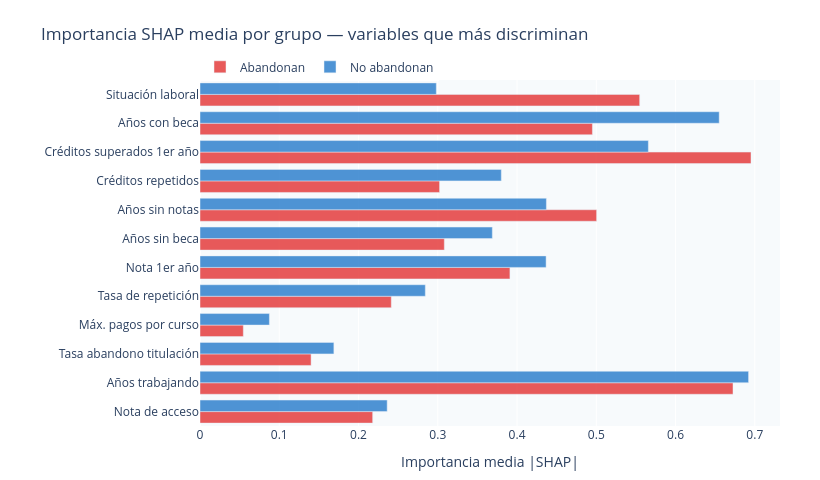

The code cell stored with this chart in its notebook:
### Code cell
# ============================================================
# CELDA 7: GRÁFICO 4 — IMPORTANCIA SHAP POR GRUPO
# Compara importancia media entre alumnos que abandonan
# vs no abandonan. Revela qué variables discriminan más.
# ============================================================
mask_ab  = y_true == 1
mask_nab = y_true == 0

imp_ab  = np.abs(shap_matrix[mask_ab]).mean(axis=0)
imp_nab = np.abs(shap_matrix[mask_nab]).mean(axis=0)

diff    = np.abs(imp_ab - imp_nab)
orden_diff  = np.argsort(diff)[::-1][:12]
labels_diff = [nombre_legible(feature_names[i]) for i in orden_diff]

fig_grupos = go.Figure()
fig_grupos.add_trace(go.Bar(
    y=labels_diff[::-1], x=imp_ab[orden_diff][::-1],
    orientation='h', name='Abandonan',
    marker_color='#e53e3e', opacity=0.85,
    hovertemplate='%{y}<br>Importancia SHAP: %{x:.4f}<extra>Abandonan</extra>',
))
fig_grupos.add_trace(go.Bar(
    y=labels_diff[::-1], x=imp_nab[orden_diff][::-1],
    orientation='h', name='No abandonan',
    marker_color='#3182ce', opacity=0.85,
    hovertemplate='%{y}<br>Importancia SHAP: %{x:.4f}<extra>No abandonan</extra>',
))
fig_grupos.update_layout(
    title='Importancia SHAP media por grupo — variables que más discriminan',
    barmode='group',
    xaxis=dict(title='Importancia media |SHAP|'),
    height=480, width=820,
    plot_bgcolor='#f7fafc', paper_bgcolor='white',
    legend=dict(orientation='h', y=1.08, x=0),
    margin=dict(l=200, r=40, t=80, b=40),
)
fig_grupos.show()
print('✅ Comparativa grupos generada.')

### Figure 1 — Plotly figure (JSON) as saved in the notebook; plotly's stock layout.template omitted (floating-point values rounded to 4 significant figures)
{"data": [{"hovertemplate": "%{y}<br>Importancia SHAP: %{x:.4f}<extra>Abandonan</extra>", "marker": {"color": "#e53e3e"}, "name": "Abandonan", "opacity": 0.85, "orientation": "h", "type": "bar", "x": [0.2178, 0.6725, 0.1402, 0.05464, 0.2413, 0.391, 0.3083, 0.5004, 0.3023, 0.6952, 0.4951, 0.5547], "y": ["Nota de acceso", "Años trabajando", "Tasa abandono titulación", "Máx. pagos por curso", "Tasa de repetición", "Nota 1er año", "Años sin beca", "Años sin notas", "Créditos repetidos", "Créditos superados 1er año", "Años con beca", "Situación laboral"]}, {"hovertemplate": "%{y}<br>Importancia SHAP: %{x:.4f}<extra>No abandonan</extra>", "marker": {"color": "#3182ce"}, "name": "No abandonan", "opacity": 0.85, "orientation": "h", "type": "bar", "x": [0.2362, 0.6921, 0.1689, 0.08753, 0.2843, 0.4367, 0.3688, 0.437, 0.3801, 0.5657, 0.6551, 0.2981], "y": ["Nota de acceso", "Años trabajando", "Tasa abandono titulación", "Máx. pagos por curso", "Tasa de repetición", "Nota 1er año", "Años sin beca", "Años sin notas", "Créditos repetidos", "Créditos superados 1er año", "Años con beca", "Situación laboral"]}], "layout": {"barmode": "group", "height": 480, "legend": {"orientation": "h", "x": 0, "y": 1.08}, "margin": {"b": 40, "l": 200, "r": 40, "t": 80}, "paper_bgcolor": "white", "plot_bgcolor": "#f7fafc", "title": {"text": "Importancia SHAP media por grupo — variables que más discriminan"}, "width": 820, "xaxis": {"title": {"text": "Importancia media |SHAP|"}}}}
